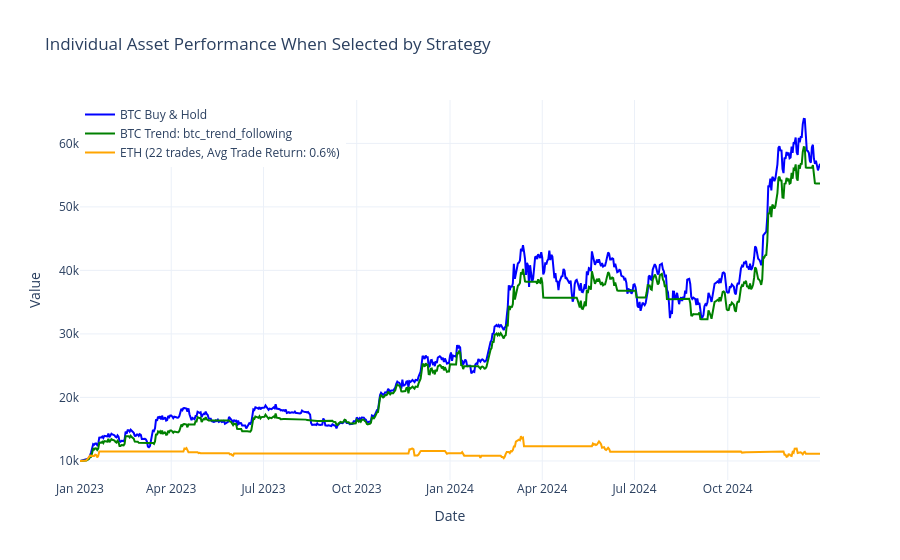

The notebook cell saved with this chart:
### Code cell
# Plot performance for a specific date range
fig = analyzer.plot_individual_asset_performance(
    portfolio_name='big_wins_i',
    btc_trend_portfolio_name='btc_trend_following',
    start_date=start_date,
    end_date=end_date,
    initial_capital=10000,
    show_plot=True,
   #asset_filter=['SOL']
)

### Figure 1 — Plotly figure (JSON) as saved in the notebook; plotly's stock layout.template omitted (floating-point values rounded to 4 significant figures; data arrays with more than 128 entries replaced by an {"elided": "..."} marker saying what was removed)
{"data": [{"line": {"color": "blue"}, "mode": "lines", "name": "BTC Buy & Hold", "type": "scatter", "x": {"elided": "731 str values"}, "y": {"elided": "731 float values"}}, {"line": {"color": "green"}, "mode": "lines", "name": "BTC Trend: btc_trend_following", "type": "scatter", "x": {"elided": "731 str values"}, "y": {"elided": "731 float values"}}, {"line": {"color": "orange"}, "mode": "lines", "name": "ETH (22 trades, Avg Trade Return: 0.6%)", "type": "scatter", "x": {"elided": "731 str values"}, "y": {"elided": "731 float values"}}], "layout": {"legend": {"x": 0, "y": 1}, "title": {"text": "Individual Asset Performance When Selected by Strategy"}, "xaxis": {"title": {"text": "Date"}}, "yaxis": {"title": {"text": "Value"}}}}
